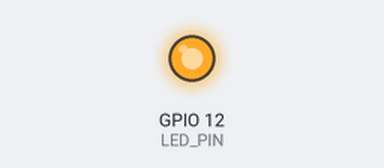
A sketch run on a simulated ESP8266 (NodeMCU). Shown: output pins drawn as LEDs (lit = HIGH). WiFi joins after 1.5 s; servers stay silent unless stated; uploads are accepted with an empty reply; random numbers use the default seed unless the sketch sets one; what the sketch prints to the serial monitor is not drawn.

Above: at 0.1 s.
At 1.6 s:
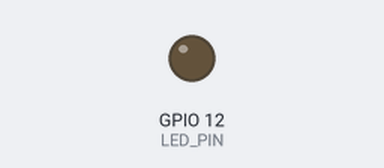
Timing chart, 0 to 3.1 s (numbered marks = the images above):
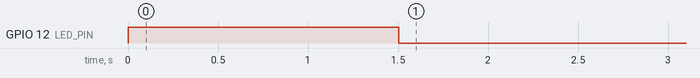

The sketch:

INTERNETv1.ino
```cpp
/* - - - - - - - - - - - - - - - - - - - - - - - - - - - - - - - - - - -*/
/*                    VERSAO RPi TESTE DO CODIGO - UPDATED 050118
               VERAO 3.0           DATA: 01072017
               COMPILADO NA VERSAO ARDUINO: 1.8.1
               __________________________________
                PLACA WIFI ESP8266-07 AT THINKER
                PROGRAMA: MINI ESTACAO CLIMATICA
                CONTÃ‰M SENSORES: BMP-180 E DHT22
               __________________________________
               CONFIGURACAO PLACA GRAVACAO - ESP-07
               FUNCIONA COM BIBLIOTECA ESP-07 COMMUNITY ATE VERSAO 2.3.0
               ATENCAO - VERSAO 2.4 NAO FUNCIONA PARA ESTE MODELO ESP-07
               __________________________________
               ATENCAO NAO COMPILAR ESP-07 NA VERSAO 2.4 OU SUPERIOR!!!!
               __________________________________
               PLACA:             GENERIC ESP8266 MODULE
               BIBLIOTECA         2.3.0
               FLASH MODE:        DIO
               FLASH SIZE:        1M (512K SPIFFS)
               DEBUG PORT:        DISABLED <--<
               DEBUG LEVEL:       TOUT <--<
               RESET MOTHOD:      ck
               FLASH FREQUENCY:   40 MHz
               CPU FREQUENCY:     80 MHz
               UPLOAD SPEED:      115200
               PORTA: PORTA ESP CONECTADA AO COMPUTADOR
               __________________________________
               CONFIGURACAO PLACA GRAVACAO - ESP-12E
               PLACA:             NODE MCU 1.0 (ESP-12E MODULE)
               CPU FREQUENCY:     80 MHz
               FLASH SIZE:        4M (1M SPIFFS)
               UPLOAD SPEED:      115200
               BIBLIOTECA         2.3.0 >--> +/-
               IwIP variant:      v.1.4 preBuilt >--> compila + erro flash ao gravar!
               IwIP variant:      v.1.4 preBuilt OpenSource >--> nao compila
               IwIP variant:      v.2 preBuilt (MSS=536) >--> compila mas nao funciona e corrompe a memoria do ESP
               PORTA: PORTA ESP CONECTADA AO COMPUTADOR
               __________________________________                       */
/* - - - - - - - - - - - - - - - - - - - - - - - - - - - - - - - - - - -*/
#include <ESP8266WiFi.h>
#include <WiFiClient.h>
#include <ArduinoJson.h>
#include <stdlib.h>

// WiFi information
//const char WIFI_SSID[] = "VIANA";
//const char WIFI_PSK[] = "15373420883";
//const char WIFI_SSID[] = "CEV_UNIFIQUE_2GHz";
//const char WIFI_PSK[] = "UnfqAngelica2015";
// const char WIFI_SSID[] = "Mixceviana";   // celular
// const char WIFI_PSK[] = "0123456789";
const char WIFI_SSID[] = "cev2";
const char WIFI_PSK[] = "TplnkAngelica2015";

// Remote site information
const char http_site[] = "www.api.app4iot.com.br";
const int http_port = 80;

// Pin definitions
//const int LED_PIN = 13;   // fernando board
const int LED_PIN = 12;     // atl board

// Global variables
WiFiClient client;
String _buffer;
String WIFI_IP = "NONE";
String WIFI_MAC = "NONE";
char v1[10];
char v2[10];
char v3[10];
char v4[10];
char v5[10];
char cnt[10];
long l1,l2,l3,l4,l5,lcnt;

void setup() {

  // Set up serial console to read web page
  Serial.begin(115200);
  Serial.println("Thing GET Example");

  // Set up LED for debugging
  pinMode(LED_PIN, OUTPUT);
    digitalWrite(LED_PIN, HIGH);
//    digitalWrite(LED_PIN, LOW);

// Connect to WiFi
connectWiFi();
  Serial.print("\nIP LAN: ");
  Serial.println(WiFi.localIP());
  Serial.println("MAC: " + WiFi.macAddress());
WIFI_IP = WiFi.localIP().toString();
WIFI_MAC = WiFi.macAddress();

  // Attempt to connect to website
  if ( !getPage() ) {
    Serial.println("GET request failed");
    digitalWrite(LED_PIN, HIGH);
  }
digitalWrite(LED_PIN, LOW);}

void loop() {

  // If there are incoming bytes, print them
  if ( client.available() ) {

    String c = client.readStringUntil('\r');
    //char c = client.read();
    //Serial.print(c);
    //Serial.println(" Contando");
    int state_pos = c.indexOf("{");
    if (state_pos > 0)
      _buffer = c;
  }

  // If the server has disconnected, stop the client and WiFi
  if ( !client.connected() ) {

    Serial.print("Aqui------");
    Serial.println(_buffer);
    Serial.println();

    StaticJsonBuffer<200> jsonBuffer;
    JsonObject& root = jsonBuffer.parseObject(_buffer);
    if ( root.success( )) {
      String _action = root["act"];
      boolean _status = root["status"];

      Serial.print("Acao : " );
      Serial.println(_action);
      Serial.print("Status: ");
      Serial.println(_status);

      if ( _action == "ON" ) {
        digitalWrite(LED_PIN, HIGH);
      }

      if ( _action == "OFF") {
        digitalWrite(LED_PIN, LOW);
      }
    }

    delay(5000);

    // Attempt to connect to website
    if ( !getPage() ) {
      Serial.println("GET request failed");
    }

    // Close socket and wait for disconnect from WiFi
    /*
    client.stop();
    if ( WiFi.status() != WL_DISCONNECTED ) {
      WiFi.disconnect();
    }

    // Turn off LED
    //digitalWrite(LED_PIN, LOW);

    // Do nothing
    Serial.println("Finished Thing GET test");
    while(true){
      delay(1000);
    }
    */

  }
}

// Attempt to connect to WiFi
void connectWiFi() {

  byte led_status = 0;

  // Set WiFi mode to station (client)
  WiFi.mode(WIFI_STA);

  // Initiate connection with SSID and PSK
  WiFi.begin(WIFI_SSID, WIFI_PSK);

  // Blink LED while we wait for WiFi connection
  while ( WiFi.status() != WL_CONNECTED ) {
    //digitalWrite(LED_PIN, led_status);
    //led_status ^= 0x01;
    Serial.print(".");
    delay(100);
  }

// Turn LED on when we are connected
  digitalWrite(LED_PIN, LOW);
}
// Perform an HTTP GET request to a remote page
bool getPage() {
// Attempt to make a connection to the remote server
  if ( !client.connect(http_site, http_port) ) {
    Serial.println(http_site);
    Serial.println(http_port);
    return false;
  }

  l1 = random(100);
  l2 = random(200);
  l3 = random(300);
  l4 = random(400);
  l5 = random(500);
  lcnt = random(600);

  ltoa(l1, v1, 10);
  ltoa(l2, v2, 10);
  ltoa(l3, v3, 10);
  ltoa(l4, v4, 10);
  ltoa(l5, v5, 10);
  ltoa(lcnt, cnt, 10);

  String _comando;
// dis = cab4lpawluyxc30pkhb1mw410k17x9
// var = wlg7tvk6wmhr91hc08q4wh2ik7mqa7
_comando  = "GET /api-app4iot.php?act=GRV&tkn=iop2oi1jhu87hgn1hgqnbaiuk187jd&dis=cab4lpawluyxc30pkhb1mw410k17x9&var=wlg7tvk6wmhr91hc08q4wh2ik7mqa7";
  _comando += "&v1=";
  _comando += v1;
  _comando += "&v2=";
  _comando += v2;
  _comando += "&v3=";
  _comando += v2;
  _comando += "&v4=";
  _comando += v4;
  _comando += "&v5=";
  _comando += v5;
  _comando += "&cnt=";
  _comando += cnt;
  _comando += "&ip=";
  _comando += WIFI_IP;
  _comando += "&mac=";
  _comando += WIFI_MAC;
  _comando += " HTTP/1.1";

  Serial.println(_comando);

  // Make an HTTP GET request
  client.println(_comando);
  client.print("Host: ");
  client.println(http_site);
  client.println("Connection: close");
  client.println();

  return true;
}
```
